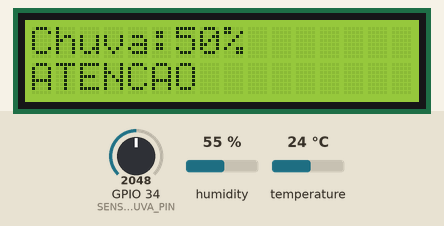
This sketch was run on a simulated ESP32. Shown: 16×2 character LCD. The inputs (shaded band) are chosen by the test bench; at power-on: humidity 55 %, GPIO 34 (SENSOR_CHUVA_PIN) = 2048, temperature 24 °C. What the sketch prints to the serial monitor is not drawn.

Above: at 3.2 s.
3.3 s: humidity set to 88 %
At 11.9 s:
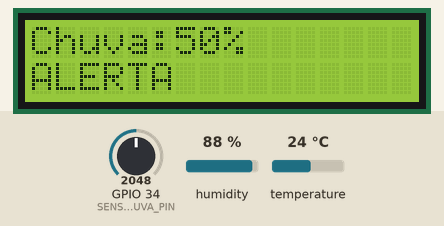
17.3 s: GPIO 34 (SENSOR_CHUVA_PIN) set to 3213
At 20.6 s:
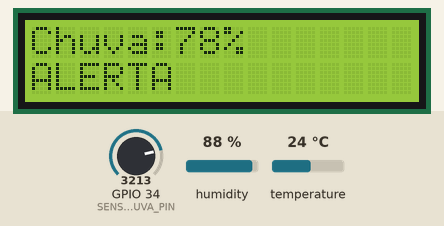
26.3 s: GPIO 34 (SENSOR_CHUVA_PIN) set to 3319
At 30.7 s:
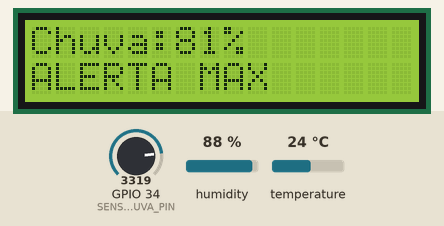
39.9 s: temperature set to 12 °C
At 51.4 s:
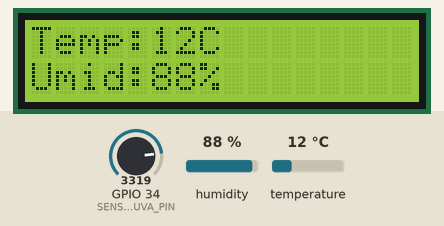
53.9 s: humidity set to 22 %
At 60.3 s:
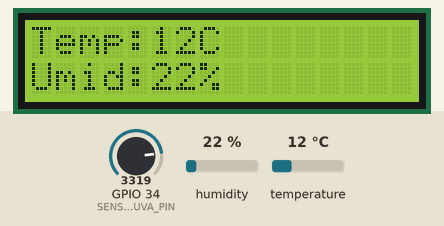
64.1 s: GPIO 34 (SENSOR_CHUVA_PIN) set to 1228
At 66.0 s:
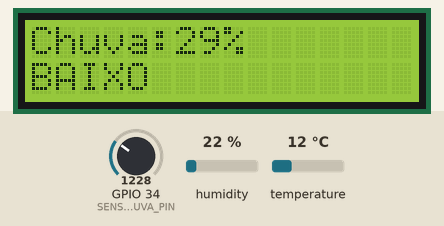
Timing chart, 0 to 67.5 s (numbered marks = the images above; inputs shaded):
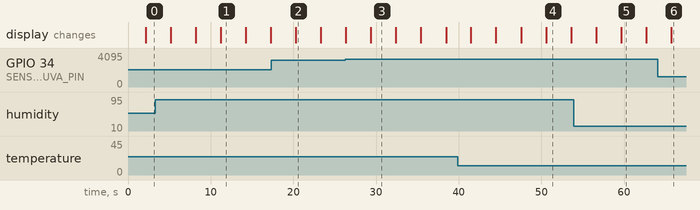

The sketch:

sketch.ino
```cpp
#include "DHTesp.h"
#include <Wire.h>
#include <LiquidCrystal_I2C.h>

const int DHT_PIN = 15;
const int SENSOR_CHUVA_PIN = 34;

DHTesp dhtSensor;
LiquidCrystal_I2C lcd(0x27, 16, 2);

// Geolocalização simulada da estação
const float LATITUDE = -23.8544;
const float LONGITUDE = -46.1386;
const char* LOCAL = "Bertioga/SP";

void setup() {
  Serial.begin(115200);

  dhtSensor.setup(DHT_PIN, DHTesp::DHT22);

  lcd.init();
  lcd.backlight();

  lcd.setCursor(0, 0);
  lcd.print("Estacao ESP32");
  lcd.setCursor(0, 1);
  lcd.print("Bertioga/SP");

  delay(2000);
}

void loop() {
  TempAndHumidity data = dhtSensor.getTempAndHumidity();

  int leituraAnalogica = analogRead(SENSOR_CHUVA_PIN);
  int nivelChuva = map(leituraAnalogica, 0, 4095, 0, 100);

  String nivelAlerta;

  if (nivelChuva >= 80 || data.humidity >= 90) {
    nivelAlerta = "ALERTA MAX";
  } else if (nivelChuva >= 60 || data.humidity >= 80) {
    nivelAlerta = "ALERTA";
  } else if (nivelChuva >= 40 || data.humidity >= 70) {
    nivelAlerta = "ATENCAO";
  } else {
    nivelAlerta = "BAIXO";
  }

  Serial.println("--------------------------------");
  Serial.print("Local: ");
  Serial.println(LOCAL);
  Serial.print("Latitude: ");
  Serial.println(LATITUDE, 6);
  Serial.print("Longitude: ");
  Serial.println(LONGITUDE, 6);
  Serial.print("Temperatura: ");
  Serial.println(data.temperature);
  Serial.print("Umidade: ");
  Serial.println(data.humidity);
  Serial.print("Nivel de chuva: ");
  Serial.println(nivelChuva);
  Serial.print("Classificacao: ");
  Serial.println(nivelAlerta);

  lcd.clear();
  lcd.setCursor(0, 0);
  lcd.print("Chuva:");
  lcd.print(nivelChuva);
  lcd.print("% ");

  lcd.setCursor(0, 1);
  lcd.print(nivelAlerta);

  delay(3000);

  lcd.clear();
  lcd.setCursor(0, 0);
  lcd.print("Temp:");
  lcd.print(data.temperature, 0);
  lcd.print("C");

  lcd.setCursor(0, 1);
  lcd.print("Umid:");
  lcd.print(data.humidity, 0);
  lcd.print("%");

  delay(3000);

  lcd.clear();
  lcd.setCursor(0, 0);
  lcd.print("Bertioga/SP");

  lcd.setCursor(0, 1);
  lcd.print("Lat:-23.8544");

  delay(3000);
}
```

Measured:
- the behaviour switches between 3275 and 3276 on GPIO 34 (SENSOR_CHUVA_PIN) (found by bisection; images 2 and 3)
- after the input at 3.3 s, the display: first differs from a run without the input after 7.9 s (image 1)
- after the input at 26.3 s, the display: first differs from a run without the input after 3.1 s (image 3)
- after the input at 64.1 s, the display: changes after 1.6 s (image 6)
- what the display in image 1 shows lasts 3.0 s, from 11.2 s to 14.2 s
